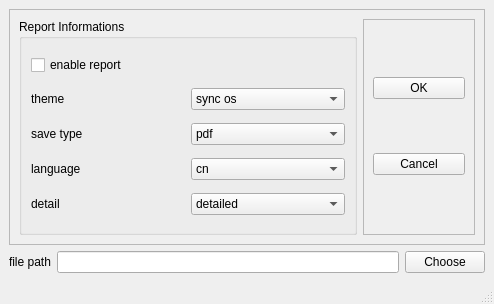
<?xml version="1.0" encoding="UTF-8"?>
<ui version="4.0">
 <class>MainWindow</class>
 <widget class="QMainWindow" name="MainWindow">
  <property name="geometry">
   <rect>
    <x>0</x>
    <y>0</y>
    <width>494</width>
    <height>304</height>
   </rect>
  </property>
  <property name="windowTitle">
   <string>Report Setting</string>
  </property>
  <widget class="QWidget" name="centralwidget">
   <layout class="QVBoxLayout" name="verticalLayout">
    <item>
     <widget class="QFrame" name="frame_2">
      <property name="frameShape">
       <enum>QFrame::StyledPanel</enum>
      </property>
      <property name="frameShadow">
       <enum>QFrame::Raised</enum>
      </property>
      <layout class="QHBoxLayout" name="horizontalLayout_2" stretch="3,1">
       <item>
        <widget class="QGroupBox" name="groupBox">
         <property name="title">
          <string>Report Informations</string>
         </property>
         <layout class="QGridLayout" name="gridLayout">
          <item row="4" column="1">
           <widget class="QComboBox" name="detail">
            <item>
             <property name="text">
              <string>detailed</string>
             </property>
            </item>
            <item>
             <property name="text">
              <string>simple</string>
             </property>
            </item>
           </widget>
          </item>
          <item row="0" column="0">
           <widget class="QCheckBox" name="is_report">
            <property name="text">
             <string>enable report</string>
            </property>
           </widget>
          </item>
          <item row="3" column="1">
           <widget class="QComboBox" name="language">
            <item>
             <property name="text">
              <string>cn</string>
             </property>
            </item>
            <item>
             <property name="text">
              <string>en</string>
             </property>
            </item>
           </widget>
          </item>
          <item row="2" column="1">
           <widget class="QComboBox" name="save_type">
            <item>
             <property name="text">
              <string>pdf</string>
             </property>
            </item>
            <item>
             <property name="text">
              <string>html</string>
             </property>
            </item>
           </widget>
          </item>
          <item row="1" column="0">
           <widget class="QLabel" name="label_2">
            <property name="text">
             <string>theme</string>
            </property>
           </widget>
          </item>
          <item row="2" column="0">
           <widget class="QLabel" name="label_3">
            <property name="text">
             <string>save type</string>
            </property>
           </widget>
          </item>
          <item row="1" column="1">
           <widget class="QComboBox" name="theme">
            <item>
             <property name="text">
              <string>sync os</string>
             </property>
            </item>
            <item>
             <property name="text">
              <string>dark</string>
             </property>
            </item>
            <item>
             <property name="text">
              <string>white</string>
             </property>
            </item>
           </widget>
          </item>
          <item row="4" column="0">
           <widget class="QLabel" name="label_5">
            <property name="text">
             <string>detail</string>
            </property>
           </widget>
          </item>
          <item row="3" column="0">
           <widget class="QLabel" name="label_4">
            <property name="text">
             <string>language</string>
            </property>
           </widget>
          </item>
         </layout>
        </widget>
       </item>
       <item>
        <widget class="QFrame" name="frame">
         <property name="frameShape">
          <enum>QFrame::StyledPanel</enum>
         </property>
         <property name="frameShadow">
          <enum>QFrame::Raised</enum>
         </property>
         <layout class="QGridLayout" name="gridLayout_2">
          <item row="0" column="0">
           <widget class="QPushButton" name="ok_button">
            <property name="text">
             <string>OK</string>
            </property>
            <property name="icon">
             <iconset>
              <normaloff>_imgs/ok.png</normaloff>_imgs/ok.png</iconset>
            </property>
           </widget>
          </item>
          <item row="1" column="0">
           <widget class="QPushButton" name="cancel_button">
            <property name="text">
             <string>Cancel</string>
            </property>
            <property name="icon">
             <iconset>
              <normaloff>_imgs/cancel.png</normaloff>_imgs/cancel.png</iconset>
            </property>
           </widget>
          </item>
         </layout>
        </widget>
       </item>
      </layout>
     </widget>
    </item>
    <item>
     <layout class="QHBoxLayout" name="horizontalLayout">
      <item>
       <widget class="QLabel" name="label_6">
        <property name="text">
         <string>file path</string>
        </property>
       </widget>
      </item>
      <item>
       <widget class="QLineEdit" name="lineEdit"/>
      </item>
      <item>
       <widget class="QPushButton" name="choose_button">
        <property name="text">
         <string>Choose</string>
        </property>
        <property name="icon">
         <iconset>
          <normaloff>_imgs/import.png</normaloff>_imgs/import.png</iconset>
        </property>
       </widget>
      </item>
     </layout>
    </item>
   </layout>
  </widget>
  <widget class="QStatusBar" name="statusbar"/>
 </widget>
 <resources/>
 <connections>
  <connection>
   <sender>ok_button</sender>
   <signal>clicked()</signal>
   <receiver>MainWindow</receiver>
   <slot>update_report()</slot>
   <hints>
    <hint type="sourcelabel">
     <x>153</x>
     <y>312</y>
    </hint>
    <hint type="destinationlabel">
     <x>356</x>
     <y>330</y>
    </hint>
   </hints>
  </connection>
  <connection>
   <sender>cancel_button</sender>
   <signal>clicked()</signal>
   <receiver>MainWindow</receiver>
   <slot>cancel()</slot>
   <hints>
    <hint type="sourcelabel">
     <x>418</x>
     <y>148</y>
    </hint>
    <hint type="destinationlabel">
     <x>246</x>
     <y>151</y>
    </hint>
   </hints>
  </connection>
  <connection>
   <sender>choose_button</sender>
   <signal>clicked()</signal>
   <receiver>MainWindow</receiver>
   <slot>choose_path()</slot>
   <hints>
    <hint type="sourcelabel">
     <x>446</x>
     <y>250</y>
    </hint>
    <hint type="destinationlabel">
     <x>246</x>
     <y>151</y>
    </hint>
   </hints>
  </connection>
 </connections>
 <slots>
  <slot>update_report()</slot>
  <slot>flash_path()</slot>
  <slot>choose_path()</slot>
  <slot>cancel()</slot>
 </slots>
</ui>
